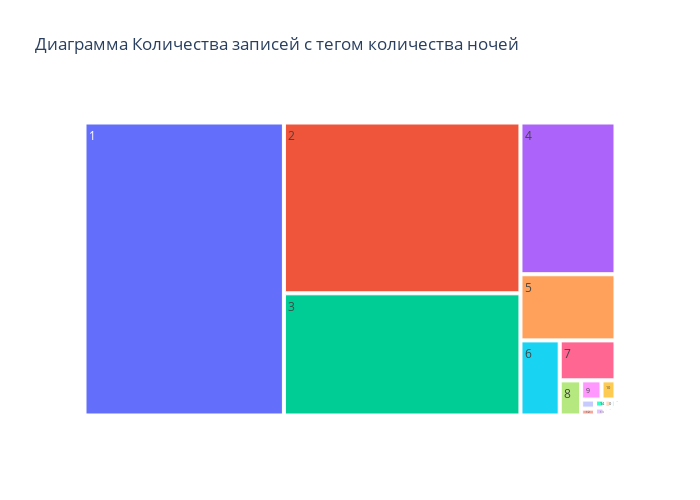

The notebook cell this image was saved under:
### Markdown cell above
Из тега оставим информацию о количестве ночей

### Code cell
hotels['tags_night'] = hotels['tags'].apply(lambda x: re.findall(r'\w+ \d+ night', x)[0] if len(re.findall(r'\w+ \d+ night', x))>0 else '0')
hotels['tags_night_num'] = hotels['tags_night'].apply(lambda x: int(re.findall(r'\d+', x)[0]))

#считаем количество записей в зависимости от должности
treemap_data = hotels.groupby(
    by='tags_night_num'
)['tags_night_num'].count()
treemap_data = treemap_data.to_frame(name='count').reset_index()

#строим график
fig = px.treemap(
    data_frame=treemap_data, #датафрейм
    path=['tags_night_num'], #кат. признак, для которого строится график
    values='count', #параметр, который сравнивается
    height=500, #высота
    width=700, #ширина
    title='Диаграмма Количества записей с тегом количества ночей ' #заголовок
)

#отображаем его
fig.show()

### Figure 1 — Plotly figure (JSON) as saved in the notebook; plotly's stock layout.template omitted (floating-point values rounded to 4 significant figures)
{"data": [{"branchvalues": "total", "domain": {"x": [0, 1], "y": [0, 1]}, "hovertemplate": "labels=%{label}<br>count=%{value}<br>parent=%{parent}<br>id=%{id}<extra></extra>", "ids": ["0", "1", "2", "3", "4", "5", "6", "7", "8", "9", "10", "11", "12", "13", "14", "15", "16", "17", "18", "19", "20", "21", "22", "23", "24", "25", "26", "27", "28", "29", "30", "31"], "labels": ["0", "1", "2", "3", "4", "5", "6", "7", "8", "9", "10", "11", "12", "13", "14", "15", "16", "17", "18", "19", "20", "21", "22", "23", "24", "25", "26", "27", "28", "29", "30", "31"], "name": "", "parents": ["", "", "", "", "", "", "", "", "", "", "", "", "", "", "", "", "", "", "", "", "", "", "", "", "", "", "", "", "", "", "", ""], "type": "treemap", "values": [192, 193567, 133849, 95765, 47777, 20824, 9765, 7391, 2499, 1293, 888, 417, 316, 246, 247, 117, 57, 42, 33, 29, 19, 23, 10, 10, 6, 7, 7, 11, 7, 5, 11, 1]}], "layout": {"height": 500, "legend": {"tracegroupgap": 0}, "title": {"text": "Диаграмма Количества записей с тегом количества ночей "}, "width": 700}}
